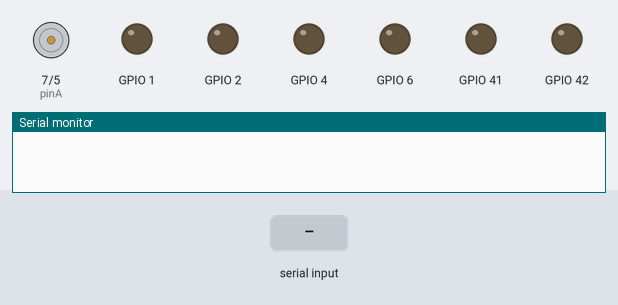
A program run on a simulated ESP32-S3. Parts: motor-driver pin pairs drawn as motors (green arrow = first pin HIGH = forward, orange = second pin HIGH = backward, longer = more drive), output pins drawn as LEDs (lit = HIGH), the last lines printed to the serial monitor. Inputs (shaded band) come from the test bench.

Above: at 1.2 s.
1.3 s: "f\n" received over Serial
At 2.5 s:
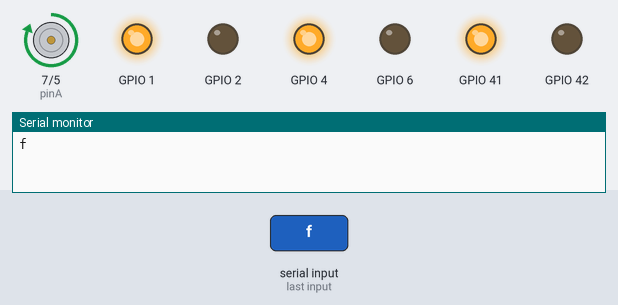
2.8 s: "b\n" received over Serial
At 3.9 s:
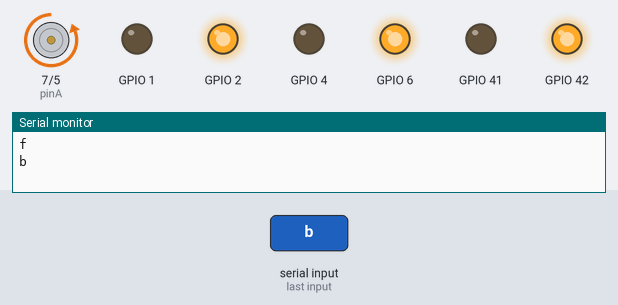
4.3 s: "l\n" received over Serial
At 5.0 s:
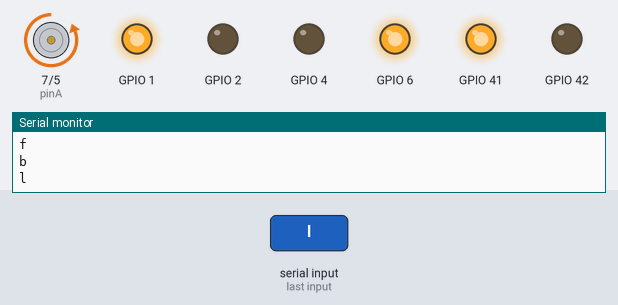
5.8 s: "r\n" received over Serial
At 6.2 s:
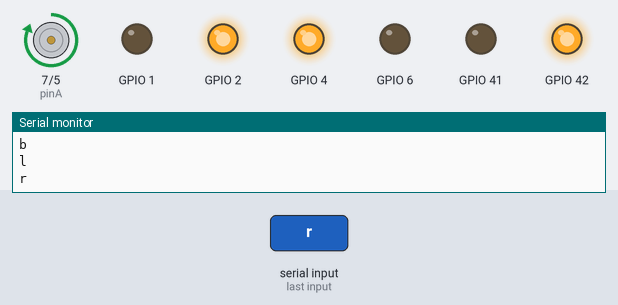
Timing chart, 0 to 8.3 s (numbered marks = the images above; inputs shaded):
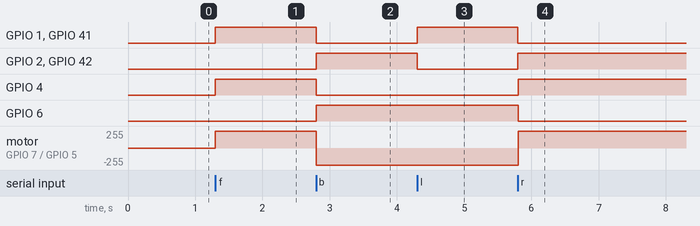

The program:

main.cpp
```cpp
#include <Arduino.h>
#include <motor.h>

Motor rightFront(1, 2);
Motor rightBack(41, 42);

Motor leftFront(4, 5);
Motor leftBack(7, 6);

int defaultSpeed = 255;

void MoveRightSide(int speed, bool dir)
{
  rightFront.move(speed, dir);
  rightBack.move(speed, dir);
}

void MoveLeftSide(int speed, bool dir)
{
  leftFront.move(speed, dir);
  leftBack.move(speed, dir);
}

void MoveFwd(int speed)
{
  MoveRightSide(speed, true);
  MoveLeftSide(speed, true);
}

void MoveBack(int speed)
{
  MoveRightSide(speed, false);
  MoveLeftSide(speed, false);
}

void MoveRight(int speed)
{
  MoveRightSide(speed, false);
  MoveLeftSide(speed, true);
}

void MoveLeft(int speed)
{
  MoveRightSide(speed, true);
  MoveLeftSide(speed, false);
}

void Stop()
{

  leftFront.stop();
  leftBack.stop();
  rightFront.stop();
  rightBack.stop();
  Serial.println("STOP");
  delay(500);
}

void setup()
{
  Serial.begin(115200);
  Serial.setTimeout(100);
}

void readSerial()
{
  if (Serial.available())
  {
    String s = Serial.readStringUntil('\n');
    s.trim();
    char op = s[0];
    Serial.println(op);

    if (op == 'f')
    {
      MoveFwd(defaultSpeed);
    }
    else if (op == 'b')
    {
      MoveBack(defaultSpeed);
    }
    else if (op == 'l')
    {
      MoveLeft(defaultSpeed);
    }
    else if (op == 'r')
    {
      MoveRight(defaultSpeed);
    }
    else if (op == 's')
    {
      Stop();
    }
  }
}

void loop()
{
  readSerial();
}
```

motor.h
```cpp
#include <Arduino.h>

class Motor
{
public:
    int pinA = 7;
    int pinB = 5;

    Motor(int pinA, int pinB)
    {
        this->pinA = pinA;
        this->pinB = pinB;

        pinMode(pinA, OUTPUT);
        pinMode(pinB, OUTPUT);
        stop();
    }

    void move(int speed, bool direction)
    {
        digitalWrite(pinA, direction);
        digitalWrite(pinB, !direction);
    }

    void stop()
    {
        digitalWrite(pinA, LOW);
        digitalWrite(pinB, LOW);
    }

    void moveFor(int speed, bool direction, int time)
    {
        move(speed, direction);
        delay(time);
        stop();
    }
};
```

Measured:
- after the input at 1.3 s, GPIO 1, GPIO 4, GPIO 41: LOW → HIGH at once; motor on GPIO 7 (pinA) / GPIO 5 (pinB): stopped → forward 255/255 at once
- after the input at 2.8 s, GPIO 1, GPIO 4, GPIO 41: HIGH → LOW at once; GPIO 2, GPIO 6, GPIO 42: LOW → HIGH at once; motor on GPIO 7 (pinA) / GPIO 5 (pinB): forward 255/255 → backward 255/255 at once
- after the input at 4.3 s, GPIO 1, GPIO 41: LOW → HIGH at once; GPIO 2, GPIO 42: HIGH → LOW at once
- after the input at 5.8 s, GPIO 1, GPIO 6, GPIO 41: HIGH → LOW at once; GPIO 2, GPIO 4, GPIO 42: LOW → HIGH at once; motor on GPIO 7 (pinA) / GPIO 5 (pinB): backward 255/255 → forward 255/255 at once
